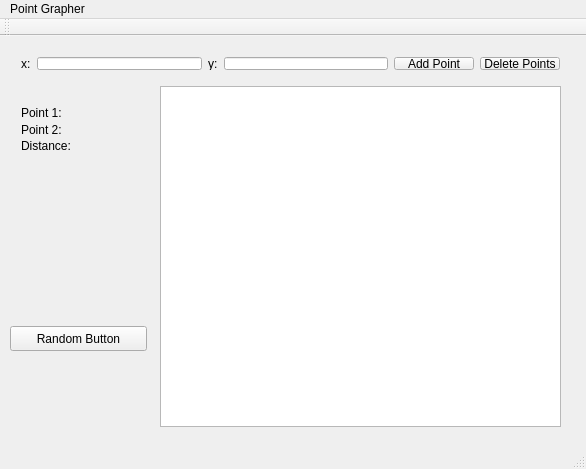
<?xml version="1.0" encoding="UTF-8"?>
<ui version="4.0">
 <class>PlotWindow</class>
 <widget class="QMainWindow" name="PlotWindow">
  <property name="geometry">
   <rect>
    <x>0</x>
    <y>0</y>
    <width>586</width>
    <height>469</height>
   </rect>
  </property>
  <property name="windowTitle">
   <string>PlotWindow</string>
  </property>
  <widget class="QWidget" name="centralWidget">
   <widget class="QGraphicsView" name="plotGraphicsView">
    <property name="geometry">
     <rect>
      <x>160</x>
      <y>50</y>
      <width>401</width>
      <height>341</height>
     </rect>
    </property>
   </widget>
   <widget class="QWidget" name="layoutWidget">
    <property name="geometry">
     <rect>
      <x>10</x>
      <y>10</y>
      <width>561</width>
      <height>35</height>
     </rect>
    </property>
    <layout class="QHBoxLayout" name="horizontalLayout_2">
     <item>
      <layout class="QHBoxLayout" name="horizontalLayout">
       <item>
        <widget class="QLabel" name="yLabel">
         <property name="text">
          <string>x:</string>
         </property>
        </widget>
       </item>
       <item>
        <widget class="QLineEdit" name="xCoord"/>
       </item>
       <item>
        <widget class="QLabel" name="xLabel">
         <property name="text">
          <string>y:</string>
         </property>
        </widget>
       </item>
       <item>
        <widget class="QLineEdit" name="yCoord"/>
       </item>
      </layout>
     </item>
     <item>
      <widget class="QPushButton" name="addButton">
       <property name="text">
        <string>Add Point</string>
       </property>
      </widget>
     </item>
     <item>
      <widget class="QPushButton" name="deletePoints">
       <property name="cursor">
        <cursorShape>ArrowCursor</cursorShape>
       </property>
       <property name="text">
        <string>Delete Points</string>
       </property>
      </widget>
     </item>
    </layout>
   </widget>
   <widget class="QWidget" name="layoutWidget">
    <property name="geometry">
     <rect>
      <x>10</x>
      <y>60</y>
      <width>141</width>
      <height>66</height>
     </rect>
    </property>
    <layout class="QVBoxLayout" name="verticalLayout">
     <item>
      <widget class="QLabel" name="point1Label">
       <property name="text">
        <string>Point 1:</string>
       </property>
      </widget>
     </item>
     <item>
      <widget class="QLabel" name="point2Label">
       <property name="text">
        <string>Point 2:</string>
       </property>
      </widget>
     </item>
     <item>
      <widget class="QLabel" name="distanceLabel">
       <property name="text">
        <string>Distance:</string>
       </property>
      </widget>
     </item>
    </layout>
   </widget>
   <widget class="QPushButton" name="randomButton">
    <property name="geometry">
     <rect>
      <x>10</x>
      <y>290</y>
      <width>137</width>
      <height>25</height>
     </rect>
    </property>
    <property name="text">
     <string>Random Button</string>
    </property>
   </widget>
  </widget>
  <widget class="QMenuBar" name="menuBar">
   <property name="geometry">
    <rect>
     <x>0</x>
     <y>0</y>
     <width>586</width>
     <height>22</height>
    </rect>
   </property>
   <widget class="QMenu" name="menuPoint_Grapher">
    <property name="title">
     <string>Point Grapher</string>
    </property>
   </widget>
   <addaction name="menuPoint_Grapher"/>
  </widget>
  <widget class="QToolBar" name="mainToolBar">
   <attribute name="toolBarArea">
    <enum>TopToolBarArea</enum>
   </attribute>
   <attribute name="toolBarBreak">
    <bool>false</bool>
   </attribute>
  </widget>
  <widget class="QStatusBar" name="statusBar"/>
 </widget>
 <layoutdefault spacing="6" margin="11"/>
 <resources/>
 <connections/>
</ui>
